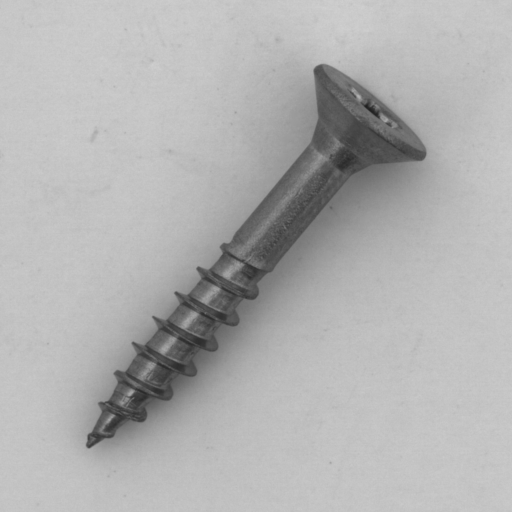
#> input picture Missing_Part_Screw/train.png, 1024 x 1024 px (shown at 1/2 size)
$ python Screw.py
#> lines starting #> are read from the running program, lines starting #| are printed output that depends on the picture; after the words box and inside, x2 and y2 are one past the last pixel; in counts of white or black regions, pixels touching at a corner belong together
import cv2
import numpy as np
reference = cv2.imread('train.png')
#> reference is the input picture: shape (1024, 1024, 3); min 30, max 210, mean 176.7
test = cv2.imread('test.png')
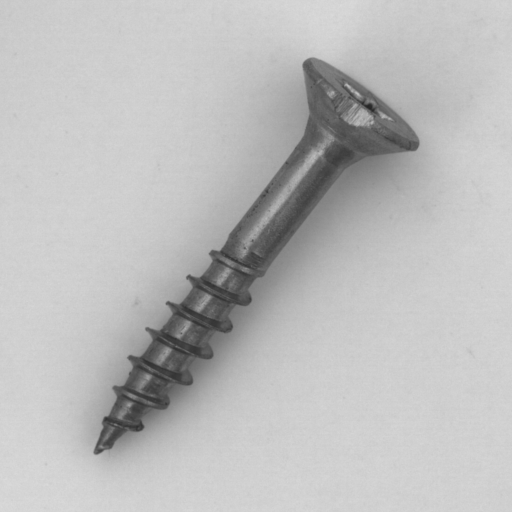
#> input picture Missing_Part_Screw/test.png, 1024 x 1024 px (shown at 1/2 size)
#> test is the input picture: shape (1024, 1024, 3); min 35, max 220, mean 187.7
test = cv2.resize(test, (reference.shape[1], reference.shape[0]))
diff = cv2.absdiff(reference, test)
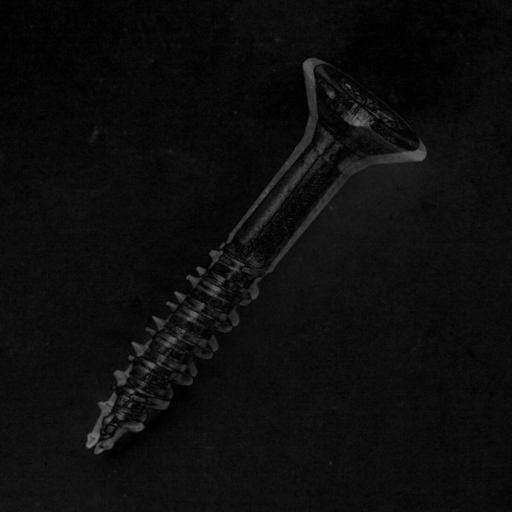
#> diff: shape (1024, 1024, 3) (shown at 1/2 size); min 0, max 126, mean 13.6
diff_gray = cv2.cvtColor(diff, cv2.COLOR_BGR2GRAY)
_, missing = cv2.threshold(diff_gray, 30, 255, cv2.THRESH_BINARY)
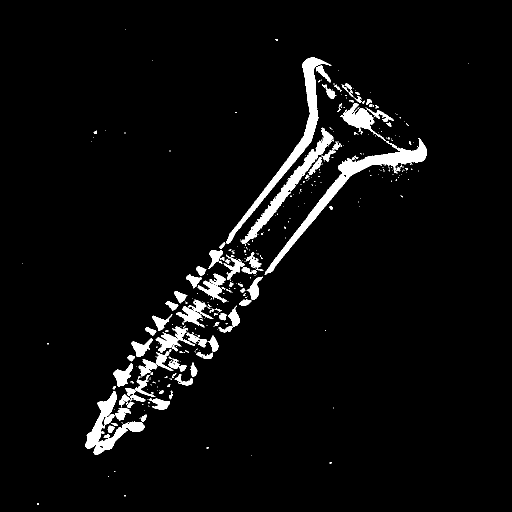
#> missing: shape (1024, 1024) (shown at 1/2 size); 4.3% white; 375 white regions (281 under 20 px)
contours, _ = cv2.findContours(missing, cv2.RETR_EXTERNAL, cv2.CHAIN_APPROX_SIMPLE)
#> contours = 375 contours, 301 with area under 20; largest, box (x1, y1, x2, y2) and area: (529, 276, 854, 550) 7258, (452, 115, 663, 487) 5980, (481, 255, 668, 491) 4078, (171, 782, 289, 909) 3712, (681, 206, 771, 282) 1788
output = test.copy()
cv2.drawContours(output, contours, -1, (0, 0, 255), 2)
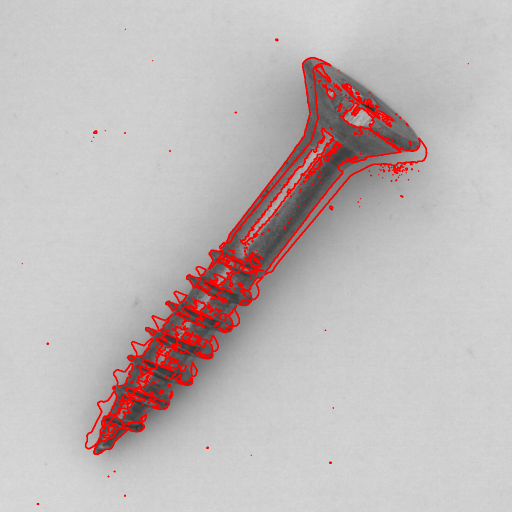
#> output: shape (1024, 1024, 3) (shown at 1/2 size); 3.5% of pixels changed, all inside (x1, y1, x2, y2) = (43, 57, 938, 1010)
cv2.imshow('Missing Parts Highlighted', output)
cv2.waitKey(0)
cv2.destroyAllWindows()
